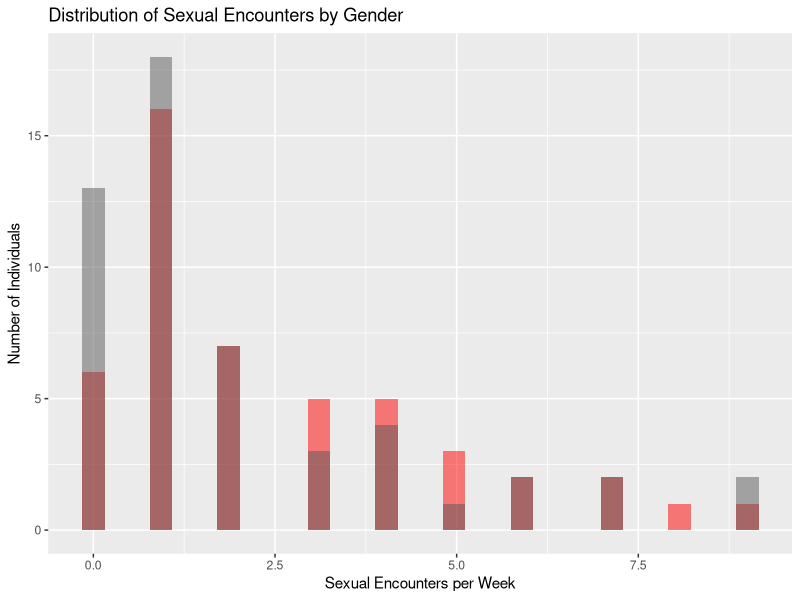
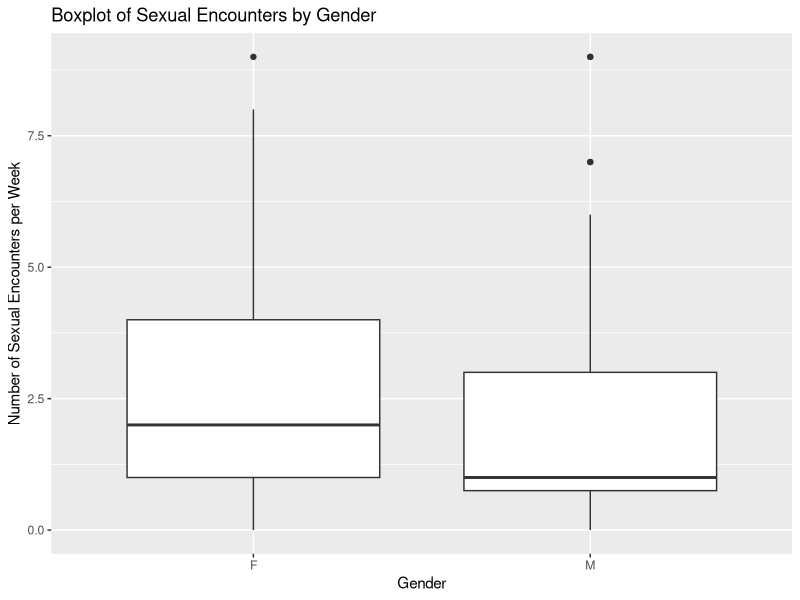
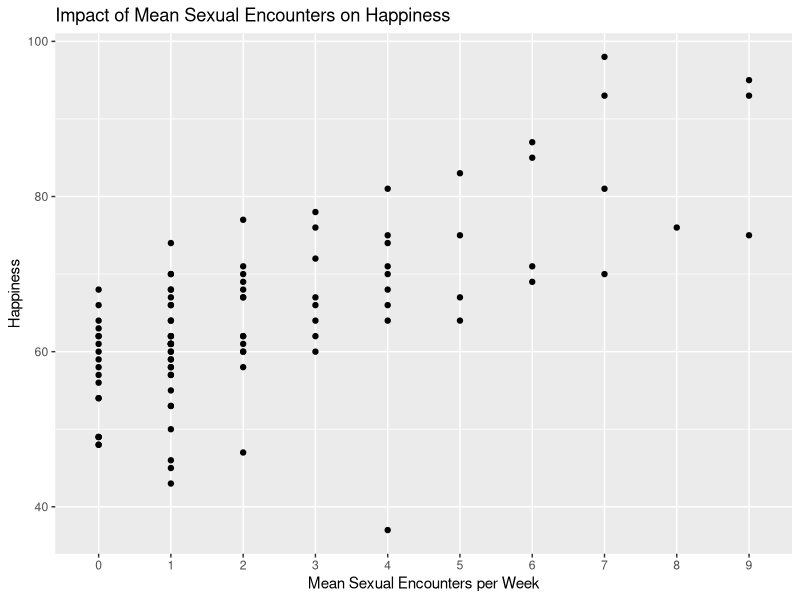
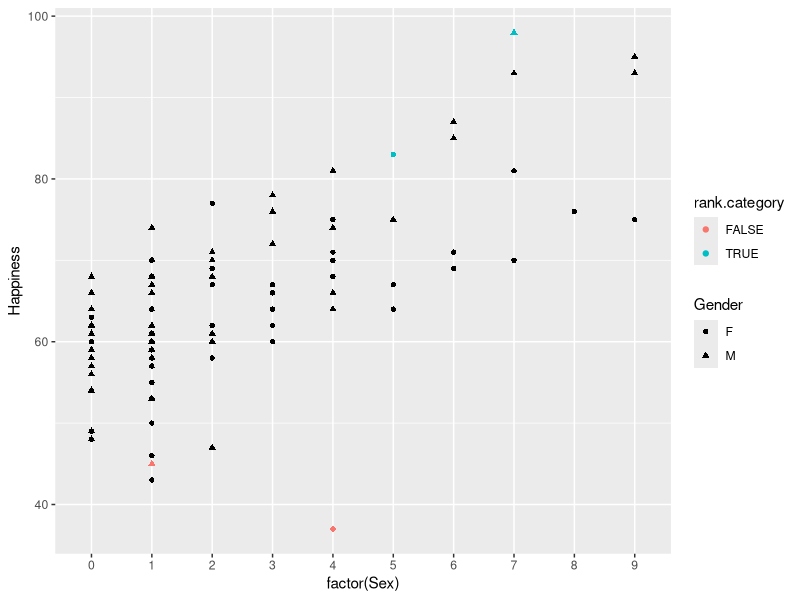
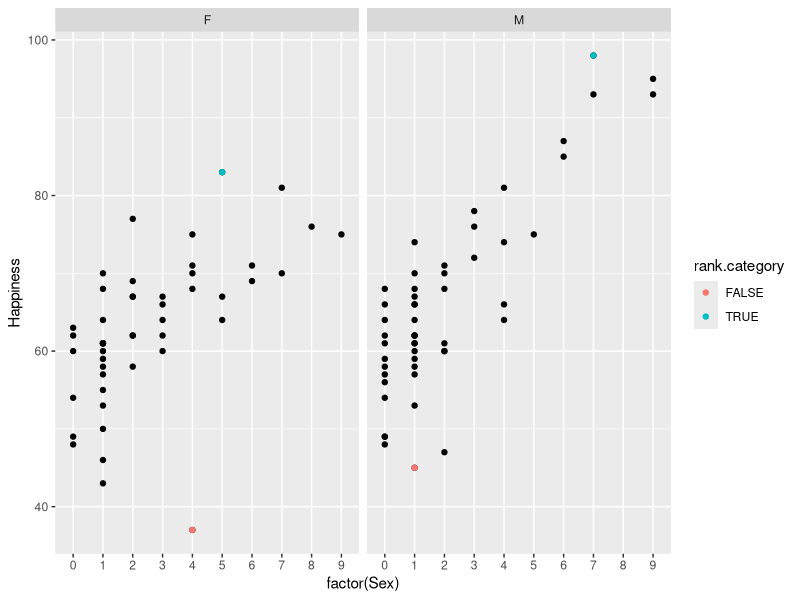
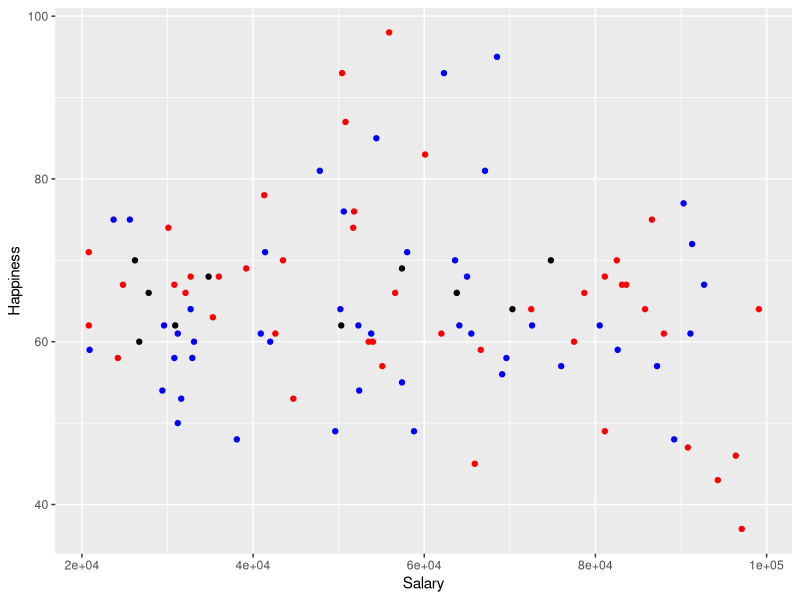
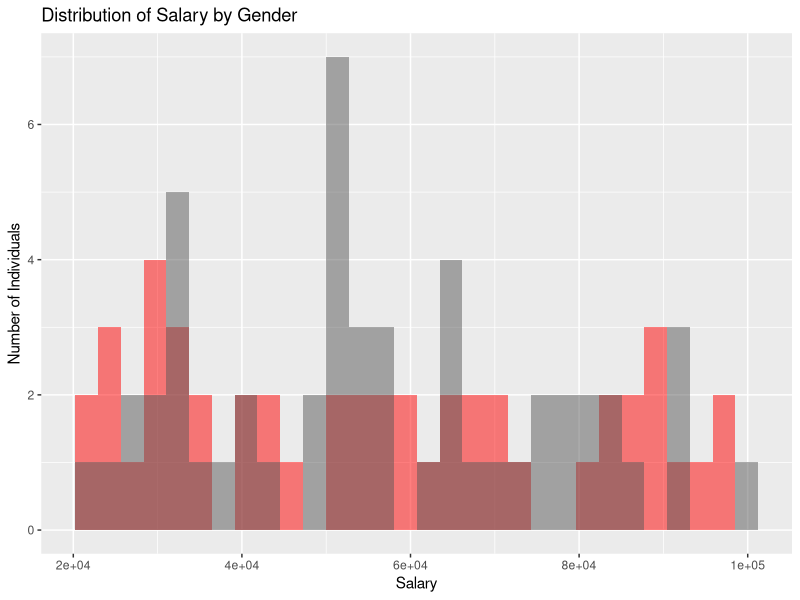

Reproduce these figures in R, in order.
## ---- chunk 1
knitr::opts_chunk$set(echo = TRUE)
## ---- chunk 2
library(ggplot2)
library(tidyverse)
data <- read.csv("Taboo.csv")
## ---- chunk 3
data %>%
  select(Sex, Gender) %>%
  group_by(Gender) %>%
  summarize(mean.encounters = mean(Sex))
## ---- chunk 4
female <- data %>%
  filter(Gender == "F")
male <- data %>%
  filter(Gender == "M")

ggplot() + geom_histogram(data = female, aes(Sex), fill = "red", alpha = 0.5) + geom_histogram(data = male, aes(Sex), alpha = 0.5) + xlab("Sexual Encounters per Week") + ylab("Number of Individuals") + ggtitle("Distribution of Sexual Encounters by Gender")

ggplot(data, aes(x = Gender, y = Sex)) + geom_boxplot(aes(group = Gender)) + xlab("Gender") + ylab("Number of Sexual Encounters per Week") + ggtitle("Boxplot of Sexual Encounters by Gender")
## ---- chunk 5
ggplot(data, mapping = aes(x = factor(Sex), y = Happiness)) + geom_point(aes(group = Sex)) + ggtitle("Impact of Mean Sexual Encounters on Happiness") + xlab("Mean Sexual Encounters per Week")
## ---- chunk 6
#separate
male_min <- data %>%
  filter(Gender == "M") %>%
  arrange(Happiness) %>%
  mutate(rank.column = rank(Happiness)) %>% 
  filter(rank.column == 1)

male_max <- data %>%
  filter(Gender == "M") %>%
  arrange(Happiness) %>%
  mutate(rank.column = rank(Happiness)) %>% 
  filter(rank.column == nrow(male))

female_min <- data %>%
  filter(Gender == "F") %>%
  arrange(Happiness) %>%
  mutate(rank.column = rank(Happiness)) %>% 
  filter(rank.column == 1)

female_max <- data %>%
  filter(Gender == "F") %>%
  arrange(Happiness) %>%
  mutate(rank.column = rank(Happiness)) %>% 
  filter(rank.column == nrow(female))

# combine
mins_and_maxes <- rbind(male_min, male_max, female_min, female_max)
df.mins_and_maxes <- as.data.frame(mins_and_maxes)
# convert into category for coloring
df.mins_and_maxes$rank.category <- df.mins_and_maxes$rank.column !=1

#plot
ggplot(data, mapping = aes(x = factor(Sex), y = Happiness)) + geom_point(aes(group = Sex, shape = Gender)) + geom_point(data = df.mins_and_maxes, aes(x = factor(Sex), y = Happiness, shape = Gender, color = rank.category))
## ---- chunk 7
ggplot(data, mapping = aes(x = factor(Sex), y = Happiness)) + geom_point() + geom_point(data = df.mins_and_maxes, aes(x = factor(Sex), y = Happiness, color = rank.category)) + facet_wrap(~Gender)
## ---- chunk 8
data %>%
  select(Gender, Marijuana) %>%
  group_by(Gender, Marijuana) %>%
  summarize(n())

data %>%
  select(Gender, Cigarette) %>%
  group_by(Gender, Cigarette) %>%
  summarize(n())
## ---- chunk 9
alcohol.salary.happiness <- select(data, Alcohol, Salary, Happiness)
no.alcohol <- alcohol.salary.happiness %>% filter(Alcohol < 1)
some.alcohol <- alcohol.salary.happiness %>% filter(between(Alcohol, 1, 3))
yes.alcohol <- alcohol.salary.happiness %>% filter(Alcohol >3)

ggplot(data = data, aes(x = Salary, y = Happiness)) + geom_point(data = no.alcohol) + geom_point(data = some.alcohol, color = "blue") + geom_point(data = yes.alcohol, color = "red")
## ---- chunk 10
data %>%
  select(Salary, Gender) %>%
  group_by(Gender) %>%
  summarize(mean.encounters = mean(Salary))

ggplot() + geom_histogram(data = female, aes(Salary), fill = "red", alpha = 0.5) + geom_histogram(data = male, aes(Salary), alpha = 0.5) + xlab("Salary") + ylab("Number of Individuals") + ggtitle("Distribution of Salary by Gender")
